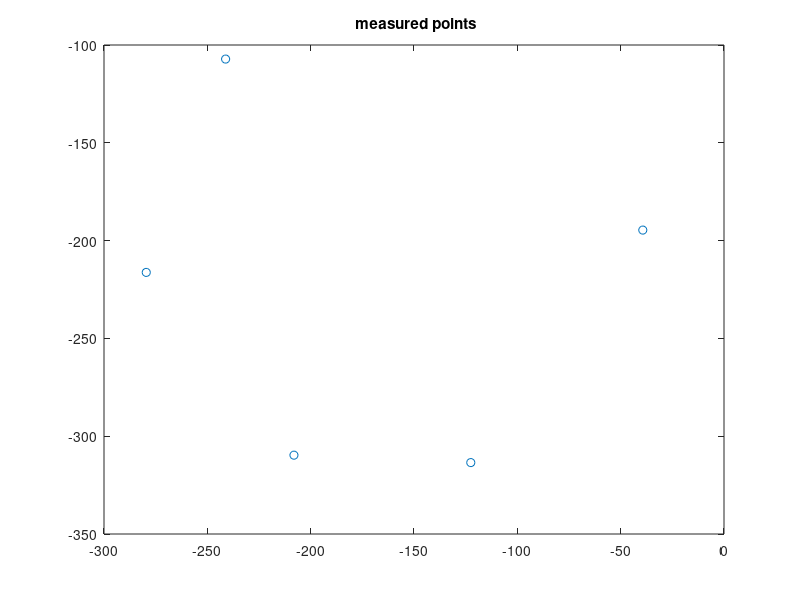

The MATLAB script that drew this image: (Note: this script raises an error after producing the figure.)
%% For X (platform+kistler+cable)
mx = 9.241410334340282e-004;
cx = 0.001651705312519;

%% For Y (platform+kistler+cable)
cy = 0.001046707328795;
my = 5.572114462326005e-004;
% 
% %% Al platform only
% mx = 7.950913801404835e-004;
% cx = 0.001331957704959;
% my=2.721567156741477e-004;
% cy=0.001005491797519;

%% Circle
x=[-39.293; -122.527; -208.092; -279.553; -241.161];
y=[-194.622; -313.491; -309.698; -216.255; -107.191];
plot(x,y,'o'), title(' measured points');
[xc,yc,Re,a] = circfit(x,y);
th = linspace(0,2*pi,20)';
xe = Re*cos(th)+xc; ye = Re*sin(th)+yc;
plot(x,y,'o',[xe;xe(1)],[ye;ye(1)],'-.'),
title(' measured and fitted circles')
legend('measured','fitted')
text(xc,yc,sprintf('center (%g , %g );  R=%g',xc,yc,Re))
xlabel x, ylabel y 
axis equal

%% Other parameters
omegad=0.8;
alphad=0.4;
Ts=0.001;
%% Generate trajectory
center=[xc;yc];
rad=Re+0.8;
kNorm=1*10^-1;
rNormal=109.08;
[circX, circY, circXd,circYd, circXdd, circYdd]=genCircle(center,rad,Ts,omegad,alphad);
% circX=fliplr(circX);
% circY=fliplr(circY);
% circXd=fliplr(circXd);
% circYd=fliplr(circYd);
% circXdd=fliplr(circXdd);
% circYdd=fliplr(circYdd);
factor=1;
circX=circX(1:floor(length(circX)/factor));
circY=circY(1:floor(length(circY)/factor));
circXd=circXd(1:floor(length(circX)/factor));
circYd=circYd(1:floor(length(circY)/factor));
circXdd=circXdd(1:floor(length(circX)/factor));
circYdd=circYdd(1:floor(length(circY)/factor));
theta=atan2(circY,circX);
figure(2);
plot(theta);

r0=rad;
Kp=[8 0; 0 7]*10^-2;
Kd=[5 0;0 5]*10^-4;
M=[mx 0; 0 my];
Minv=inv(M);
Ks=[7 0;0 0.7]*10^-2;
Wcut = 150; bLP  = exp(-Wcut*2*pi*Ts);
slbuild('positionControlSlidingCircle');